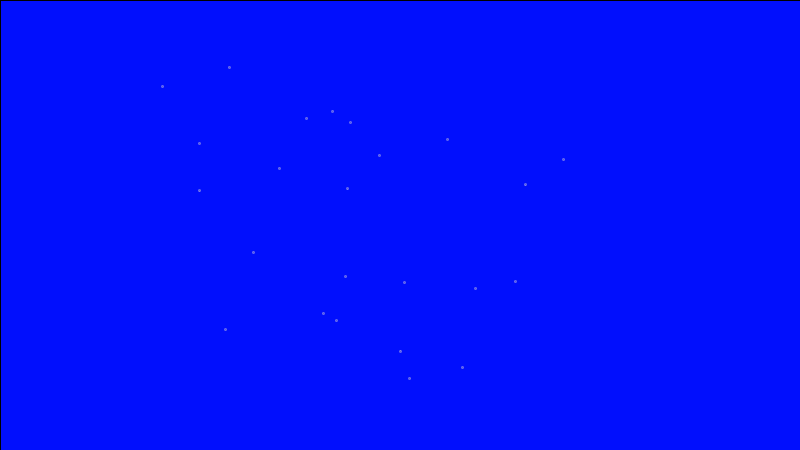
Frame 1 (no input)
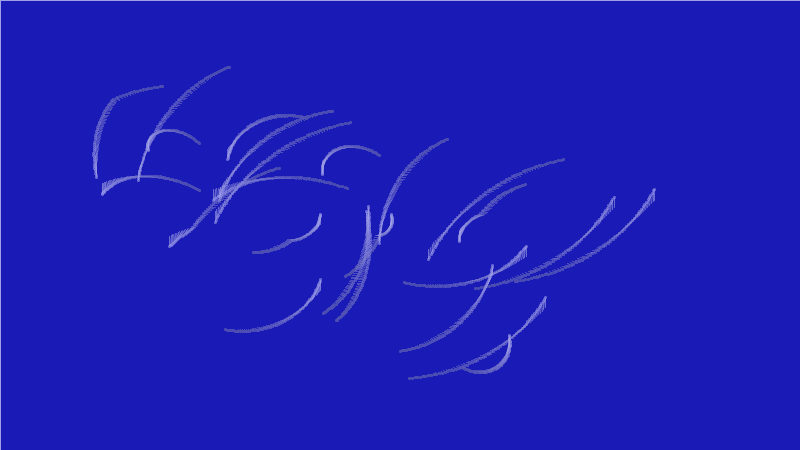
Frame 60 (the mouse pressed at the canvas centre just before this capture)
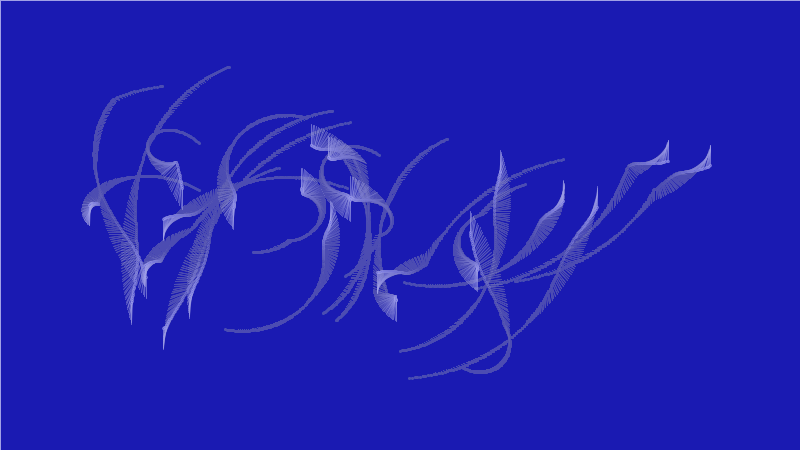
Frame 120 (the mouse held since frame 60 and released just before this capture)

The Processing sketch that drew these frames (run headless with seeded random() and noise(); from frame 60 on, the mouse is pressed at the canvas centre):

// Processing sketch: processing_153139
// ── processing_153139.pde

/*
 * Creative Coding
 * 
 * Challenge was to shift a single spinner to a group by using an array
 * Week 3, 04 - spinning top: curved motion with sin() and cos()
 * Source sketch written by Indae Hwang and Jon McCormack
 * 
 */

float x, y;      // current drawing position
float dx, dy;    // change in position at each frame
float rad;       // radius for the moving hand

int edge = 150;

int nrTops = 24; // number of spinning tops
PVector[] location = new PVector[nrTops];
PVector[] velocity = new PVector[nrTops];
int[] direction = new int[nrTops];

void setup() {
  size(800, 450);

  // initial position in the centre of the screen
  //  x = width/2;
  // y = height/2;
 
 //randomized starting point for the array of tops
 for (int i=0; i<nrTops; i++) {
   float x = random(edge, width-edge);
   float y = random(edge, height-edge);
   location[i] = new PVector (x,y);
   
  // dx and dy are the small change in position each frame
  dx = random(-1, 1);
  dy = random(-1, 1);
  velocity[i] = new PVector (dx, dy);
  //clockwise or counterclockwise
  float r = random (1);
  direction[i] = r>0.5 ? 1 : -1;
 }
  background(0,14,255);
  frameRate(24);
}

void draw() {
  // blend the old frames into the background
 // blendMode(BLEND);
  fill(71, 75, 152, 5);
  rect(0, 0, width, height);
  rad = radians(frameCount);

  // calculate new position
  //x += dx;
  //y += dy;

  //float max = 3;
  //float min = 0.8;

     //add one velocity unit to the current location of the anchor
  for (int i=0; i<location.length; i++){
    location[i].add(velocity[i]);
    float max = 1;
    float min = 0.5;

    //When the shape hits the edge of the window, it reverses its direction and changes velocity
    if (location[i].x > width-edge || location[i].x < edge) {
      velocity[i].x = velocity[i].x > 0 ? -random(min, max) : random(min, max);
    }
 
    if (location[i].y > height-edge || location[i].y < edge) {
      velocity[i].y = velocity[i].y > 0 ? -random(min, max) : random(min, max);
    }
 
  //float bx = x + 100 * sin(rad);
  //float by = y + 100 * cos(rad);
  
  float bx = location[i].x + 100 * sin(rad)*direction[i];
  float by = location[i].y + 100 * cos(rad)*direction[i];
  
  fill(70, 70, 227, 125);

  float radius = 100 * sin(rad*0.1);
  float handX = bx + radius * sin(rad*3)*direction[i];
  float handY = by + radius * cos(rad*3)*direction[i];

  stroke(162, 162, 232, 150);
  line(bx, by, handX, handY);
  ellipse(handX, handY, 2, 2);
  
  }
}
